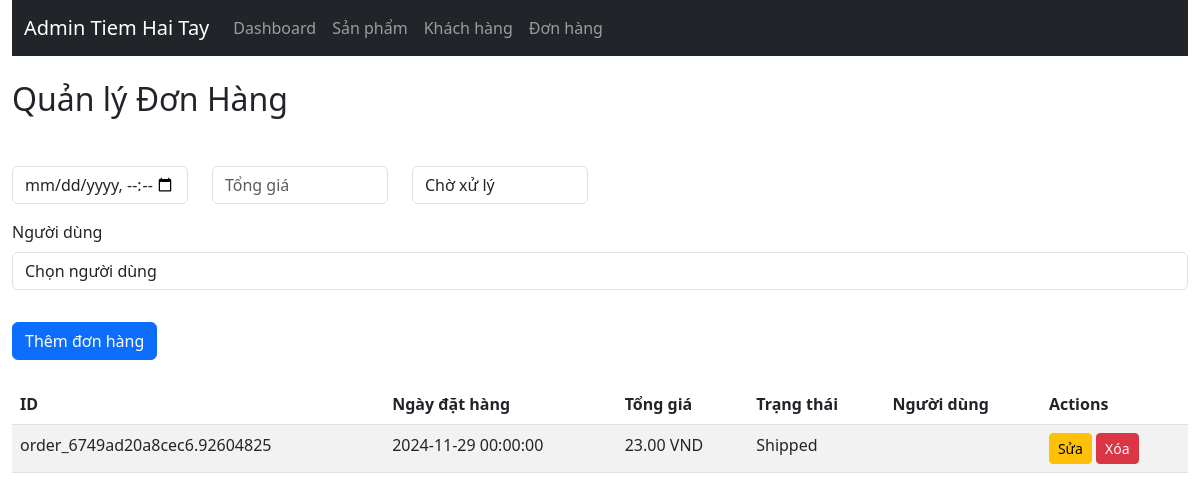
The app's page /frontend/admin/order.php, older data.
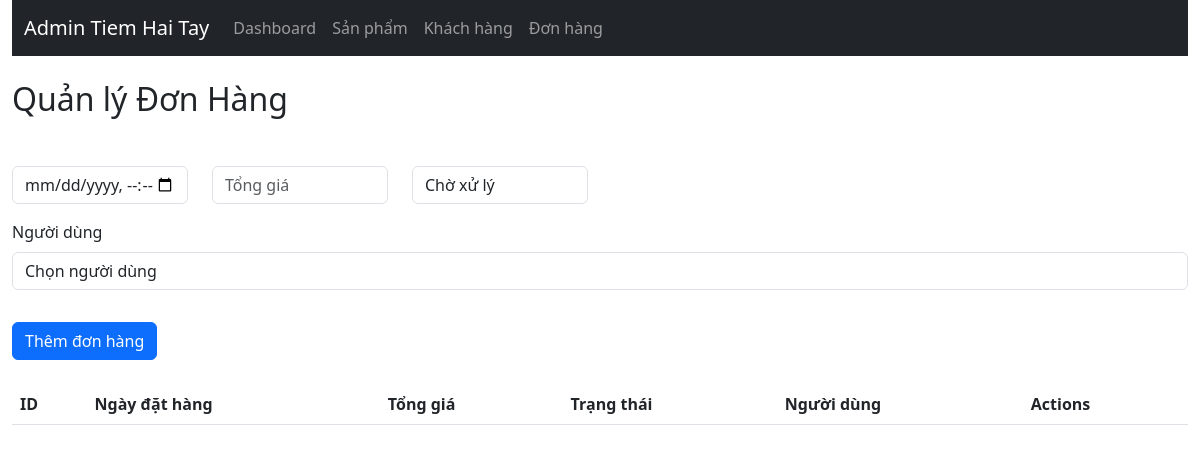
The same page, newer data.
### tables this page shows
CREATE TABLE IF NOT EXISTS `orders` (
  `id` varchar(255) NOT NULL,
  `user_id` int NOT NULL,
  `order_date` datetime NOT NULL,
  `total_price` decimal(10,2) NOT NULL,
  `status` varchar(255) NOT NULL,
  PRIMARY KEY (`id`),
  KEY `fk_user_id` (`user_id`)
);

### backend/models/order.php (called while the page is built, shortened)
<?php
function getAllOrders() {
    $conn = getDatabaseConnection();
    $result = $conn->query("SELECT * FROM orders");
    return $result->fetch_all(MYSQLI_ASSOC);
}
?>

### frontend/admin/order.php (the view, shortened to what this page needs)
<?php
include './components/header.php';
require_once '../../backend/models/order.php';
$orders = getAllOrders();
?>
<link rel="stylesheet" href="../../frontend/assets/css/style.css">
<div class="container-fluid">
    <?php include './components/navbar.php'; ?>
    <div class="row mt-4">
        <div class="col-md-12">
            <h2 class="text-left mb-5">Quản lý Đơn Hàng</h2>
            <form action="../../backend/routes/apiOrder.php?action=addOrder" method="POST" class="mb-4">
                <div class="row">
                    <div class="col-12 col-md-2 mb-3">
                        <input type="datetime-local" name="order_date" class="form-control" required>
                    </div>
                    <div class="col-12 col-md-2 mb-3">
                        <input type="number" name="total_price" class="form-control" placeholder="Tổng giá" required>
                    </div>
                    <div class="col-12 col-md-2 mb-3">
                        <select name="status" class="form-control" required>
                            <option value="pending">Chờ xử lý</option>
                        </select>
                    </div>
                    <div class="mb-3">
                        <label for="edit-user_id" class="form-label">Người dùng</label>
                        <select name="user_id" id="edit-user_id" class="form-control select2" required>
                            <option value="">Chọn người dùng</option>
                        </select>
                    </div>
                </div>
                <button type="submit" class="btn btn-primary mt-3">Thêm đơn hàng</button>
            </form>
            <table class="table table-striped">
                <thead>
                    <tr>
                        <th>ID</th>
                        <th>Ngày đặt hàng</th>
                        <th>Tổng giá</th>
                        <th>Trạng thái</th>
                        <th>Người dùng</th>
                        <th>Actions</th>
                    </tr>
                </thead>
                <tbody>
                    <?php foreach ($orders as $order): ?>
                        <tr>
                            <td><?= $order['id'] ?></td>
                            <td><?= date('Y-m-d H:i:s', strtotime($order['order_date'])) ?></td>
                            <td><?= number_format($order['total_price'], 2) ?> VND</td>
                            <td><?= ucfirst($order['status']) ?></td>
                            <td><?= getUserById($order['user_id'])['name'] ?></td>
                            <td>
                                <button class="btn btn-warning btn-sm edit-btn" data-id="<?= $order['id'] ?>"
                                    data-order_date="<?= $order['order_date'] ?>"
                                    data-total_price="<?= $order['total_price'] ?>" data-status="<?= $order['status'] ?>"
                                    data-user_id="<?= $order['user_id'] ?>" data-toggle="modal"
                                    data-target="#editModal">Sửa</button>
                                <a href="../../backend/routes/apiOrder.php?action=deleteOrder&id=<?= $order['id'] ?>"
                                    class="btn btn-danger btn-sm"
                                    onclick="return confirm('Bạn có chắc chắn muốn xóa đơn hàng này?')">Xóa</a>
                            </td>
                        </tr>
                    <?php endforeach; ?>
                </tbody>
            </table>
        </div>
    </div>
</div>
<?php include './components/footer.php'; ?>

Row changes from the older to the newer data that the page shows:
removed orders: id "order_6749ad20a8cec6.92604825", order_date "2024-11-29 00:00:00", total_price "23.00", status "Shipped"
